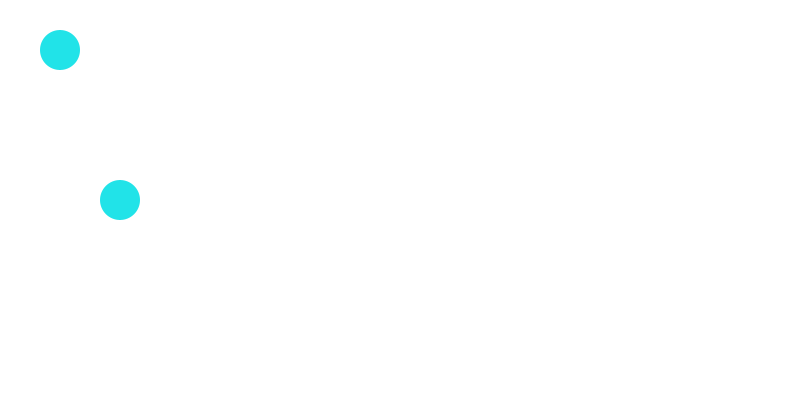
Frame 1 (no input)
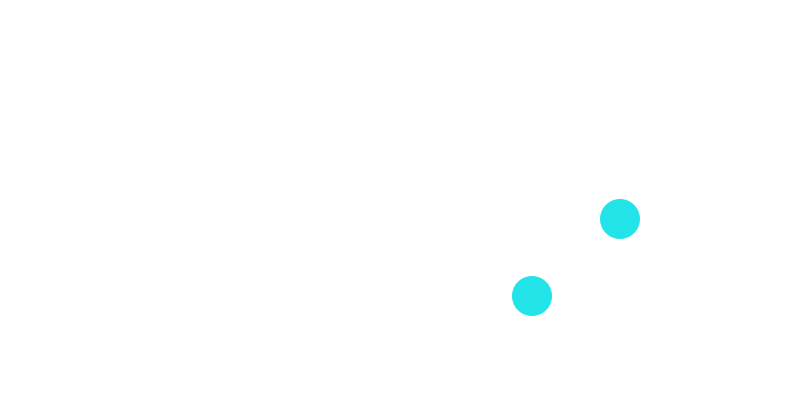
Frame 60 (the mouse pressed at the canvas centre just before this capture)
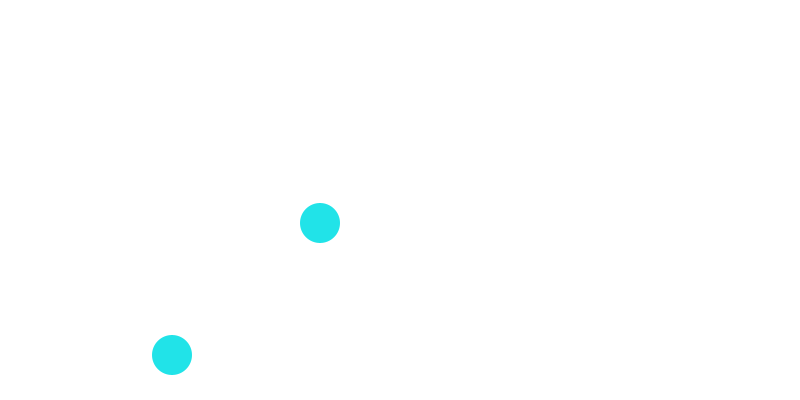
Frame 120 (the mouse held since frame 60 and released just before this capture)

The Processing sketch that drew these frames (run headless with seeded random() and noise(); from frame 60 on, the mouse is pressed at the canvas centre):

// Processing sketch: processing_18792
// ── processing_18792.pde

//variable color
//mfang
//week2 Jan 25

int directionX;
int directionY;
int directionX2;
int directionY2;
int x;
int y;
int x2;
int y2;



void setup(){
  size(800,400);   
  directionY = 30;
  directionX = 40;
  directionY2 = 100;
  directionX2 = 20;
  x = 20;
  y = 20;
  x2 = 100;
  y2 = 100;
}

void draw(){
  background(255);
  // ellipse 1
  x +=directionX;
  y +=directionY;
  fill(33,227,232);
  noStroke();
  ellipse(x,y,40,40);
  if(x >width){
    directionX = -5;
  }
  if(x < 0){
    directionX = 12;
  }
  if(y > height){
    directionY = -13;
  }
  if(y < 0){
    directionY = 15;
  }
  // ellipse 2  
  x2 +=directionX2;
  y2 +=directionY2;
  fill(33,227,232);
  noStroke();
  ellipse(x2,y2,40,40);
  if(x2 > width){
    directionX2 = -12;
  }
  if(x2 < 0){
    directionX2 = 12;
  }
  if(y2 >height){
    directionY2 = -14;
  }
  if(y2 < 0){
    directionY2 = 15;
  }
}
